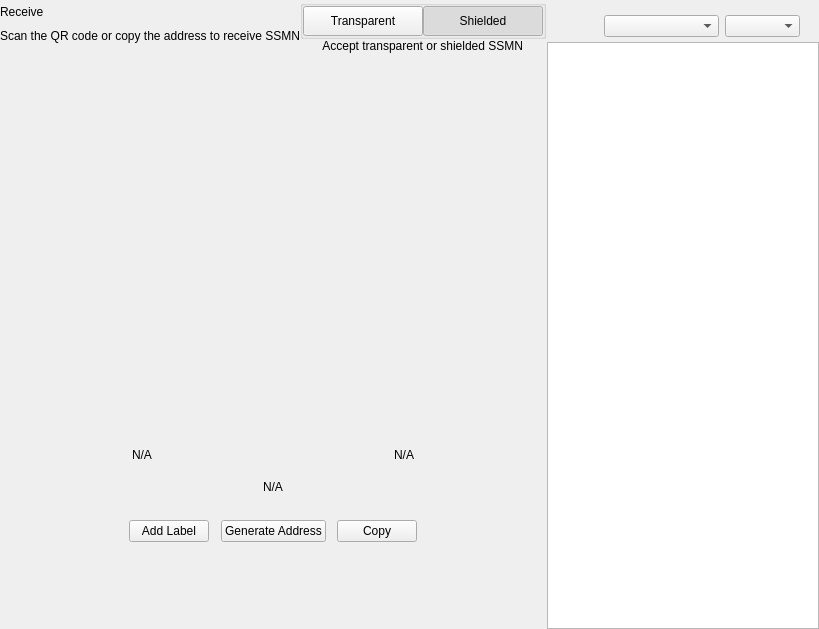
<?xml version="1.0" encoding="UTF-8"?>
<ui version="4.0">
 <class>ReceiveWidget</class>
 <widget class="QWidget" name="ReceiveWidget">
  <property name="geometry">
   <rect>
    <x>0</x>
    <y>0</y>
    <width>819</width>
    <height>629</height>
   </rect>
  </property>
  <property name="minimumSize">
   <size>
    <width>0</width>
    <height>0</height>
   </size>
  </property>
  <property name="windowTitle">
   <string>Form</string>
  </property>
  <layout class="QHBoxLayout" name="horizontalLayout_2" stretch="2,1">
   <property name="spacing">
    <number>0</number>
   </property>
   <property name="leftMargin">
    <number>0</number>
   </property>
   <property name="topMargin">
    <number>0</number>
   </property>
   <property name="rightMargin">
    <number>0</number>
   </property>
   <property name="bottomMargin">
    <number>0</number>
   </property>
   <item>
    <widget class="QWidget" name="left" native="true">
     <layout class="QVBoxLayout" name="verticalLayout_3">
      <property name="leftMargin">
       <number>0</number>
      </property>
      <property name="topMargin">
       <number>0</number>
      </property>
      <property name="rightMargin">
       <number>0</number>
      </property>
      <property name="bottomMargin">
       <number>0</number>
      </property>
      <item>
       <layout class="QVBoxLayout" name="verticalLayout_2">
        <property name="spacing">
         <number>0</number>
        </property>
        <property name="leftMargin">
         <number>0</number>
        </property>
        <item>
         <layout class="QHBoxLayout" name="horizontalLayout_3">
          <property name="spacing">
           <number>0</number>
          </property>
          <item>
           <layout class="QVBoxLayout" name="verticalLayout_4">
            <property name="spacing">
             <number>5</number>
            </property>
            <item>
             <widget class="QLabel" name="labelTitle">
              <property name="text">
               <string>Receive</string>
              </property>
             </widget>
            </item>
            <item alignment="Qt::AlignTop">
             <widget class="QLabel" name="labelSubtitle1">
              <property name="text">
               <string>Scan the QR code or copy the address to receive SSMN</string>
              </property>
             </widget>
            </item>
           </layout>
          </item>
          <item>
           <spacer name="horizontalSpacer">
            <property name="orientation">
             <enum>Qt::Horizontal</enum>
            </property>
            <property name="sizeHint" stdset="0">
             <size>
              <width>40</width>
              <height>20</height>
             </size>
            </property>
           </spacer>
          </item>
          <item>
           <widget class="QWidget" name="containerViewPrivacyChecks" native="true">
            <layout class="QVBoxLayout" name="containerPrivacyChecks">
             <property name="spacing">
              <number>0</number>
             </property>
             <property name="leftMargin">
              <number>0</number>
             </property>
             <property name="topMargin">
              <number>0</number>
             </property>
             <property name="rightMargin">
              <number>0</number>
             </property>
             <property name="bottomMargin">
              <number>0</number>
             </property>
             <item alignment="Qt::AlignHCenter|Qt::AlignVCenter">
              <widget class="QGroupBox" name="groupBox">
               <property name="title">
                <string/>
               </property>
               <layout class="QHBoxLayout" name="horizontalLayout_2_1">
                <property name="spacing">
                 <number>0</number>
                </property>
                <property name="leftMargin">
                 <number>0</number>
                </property>
                <property name="topMargin">
                 <number>0</number>
                </property>
                <property name="rightMargin">
                 <number>0</number>
                </property>
                <property name="bottomMargin">
                 <number>0</number>
                </property>
                <item>
                 <widget class="QPushButton" name="pushLeft">
                  <property name="minimumSize">
                   <size>
                    <width>120</width>
                    <height>30</height>
                   </size>
                  </property>
                  <property name="maximumSize">
                   <size>
                    <width>120</width>
                    <height>30</height>
                   </size>
                  </property>
                  <property name="focusPolicy">
                   <enum>Qt::NoFocus</enum>
                  </property>
                  <property name="text">
                   <string>Transparent</string>
                  </property>
                  <property name="checkable">
                   <bool>true</bool>
                  </property>
                  <property name="autoExclusive">
                   <bool>true</bool>
                  </property>
                 </widget>
                </item>
                <item>
                 <widget class="QPushButton" name="pushRight">
                  <property name="minimumSize">
                   <size>
                    <width>120</width>
                    <height>30</height>
                   </size>
                  </property>
                  <property name="maximumSize">
                   <size>
                    <width>120</width>
                    <height>30</height>
                   </size>
                  </property>
                  <property name="focusPolicy">
                   <enum>Qt::NoFocus</enum>
                  </property>
                  <property name="text">
                   <string>Shielded</string>
                  </property>
                  <property name="checkable">
                   <bool>true</bool>
                  </property>
                  <property name="checked">
                   <bool>true</bool>
                  </property>
                  <property name="autoExclusive">
                   <bool>true</bool>
                  </property>
                 </widget>
                </item>
               </layout>
              </widget>
             </item>
             <item alignment="Qt::AlignHCenter|Qt::AlignTop">
              <widget class="QLabel" name="labelSubtitle2">
               <property name="text">
                <string>Accept transparent or shielded SSMN</string>
               </property>
               <property name="alignment">
                <set>Qt::AlignRight|Qt::AlignTrailing|Qt::AlignVCenter</set>
               </property>
              </widget>
             </item>
            </layout>
           </widget>
          </item>
         </layout>
        </item>
        <item>
         <spacer name="verticalSpacer_2">
          <property name="orientation">
           <enum>Qt::Vertical</enum>
          </property>
          <property name="sizeType">
           <enum>QSizePolicy::Expanding</enum>
          </property>
          <property name="sizeHint" stdset="0">
           <size>
            <width>20</width>
            <height>50</height>
           </size>
          </property>
         </spacer>
        </item>
        <item alignment="Qt::AlignHCenter">
         <widget class="QWidget" name="layoutQR" native="true">
          <property name="maximumSize">
           <size>
            <width>510</width>
            <height>16777215</height>
           </size>
          </property>
          <layout class="QVBoxLayout" name="verticalLayoutQr">
           <item>
            <spacer name="verticalSpacer11">
             <property name="orientation">
              <enum>Qt::Vertical</enum>
             </property>
             <property name="sizeType">
              <enum>QSizePolicy::Fixed</enum>
             </property>
             <property name="sizeHint" stdset="0">
              <size>
               <width>20</width>
               <height>20</height>
              </size>
             </property>
            </spacer>
           </item>
           <item alignment="Qt::AlignHCenter">
            <widget class="QLabel" name="labelQrImg">
             <property name="minimumSize">
              <size>
               <width>260</width>
               <height>260</height>
              </size>
             </property>
             <property name="maximumSize">
              <size>
               <width>260</width>
               <height>260</height>
              </size>
             </property>
             <property name="text">
              <string/>
             </property>
             <property name="alignment">
              <set>Qt::AlignCenter</set>
             </property>
            </widget>
           </item>
           <item>
            <spacer name="verticalSpacer_21">
             <property name="orientation">
              <enum>Qt::Vertical</enum>
             </property>
             <property name="sizeType">
              <enum>QSizePolicy::Fixed</enum>
             </property>
             <property name="sizeHint" stdset="0">
              <size>
               <width>20</width>
               <height>30</height>
              </size>
             </property>
            </spacer>
           </item>
           <item>
            <widget class="QWidget" name="widget" native="true">
             <property name="minimumSize">
              <size>
               <width>0</width>
               <height>0</height>
              </size>
             </property>
             <layout class="QHBoxLayout" name="horizontalLayout_5">
              <item>
               <widget class="QLabel" name="labelLabel">
                <property name="text">
                 <string notr="true">N/A</string>
                </property>
               </widget>
              </item>
              <item>
               <spacer name="horizontalSpacer_2">
                <property name="orientation">
                 <enum>Qt::Horizontal</enum>
                </property>
                <property name="sizeHint" stdset="0">
                 <size>
                  <width>141</width>
                  <height>20</height>
                 </size>
                </property>
               </spacer>
              </item>
              <item>
               <widget class="QLabel" name="labelDate">
                <property name="text">
                 <string notr="true">N/A</string>
                </property>
                <property name="alignment">
                 <set>Qt::AlignRight|Qt::AlignTrailing|Qt::AlignVCenter</set>
                </property>
               </widget>
              </item>
             </layout>
            </widget>
           </item>
           <item>
            <widget class="QLabel" name="labelAddress">
             <property name="sizePolicy">
              <sizepolicy hsizetype="Expanding" vsizetype="Preferred">
               <horstretch>0</horstretch>
               <verstretch>0</verstretch>
              </sizepolicy>
             </property>
             <property name="minimumSize">
              <size>
               <width>300</width>
               <height>0</height>
              </size>
             </property>
             <property name="text">
              <string notr="true">N/A</string>
             </property>
             <property name="alignment">
              <set>Qt::AlignCenter</set>
             </property>
            </widget>
           </item>
           <item>
            <spacer name="verticalSpacer_4">
             <property name="orientation">
              <enum>Qt::Vertical</enum>
             </property>
             <property name="sizeType">
              <enum>QSizePolicy::Fixed</enum>
             </property>
             <property name="sizeHint" stdset="0">
              <size>
               <width>20</width>
               <height>20</height>
              </size>
             </property>
            </spacer>
           </item>
           <item>
            <layout class="QHBoxLayout" name="horizontalLayout_4">
             <item alignment="Qt::AlignHCenter">
              <widget class="QPushButton" name="pushButtonLabel">
               <property name="focusPolicy">
                <enum>Qt::NoFocus</enum>
               </property>
               <property name="text">
                <string>Add Label</string>
               </property>
              </widget>
             </item>
             <item alignment="Qt::AlignHCenter">
              <widget class="QPushButton" name="pushButtonNewAddress">
               <property name="focusPolicy">
                <enum>Qt::NoFocus</enum>
               </property>
               <property name="text">
                <string>Generate Address</string>
               </property>
              </widget>
             </item>
             <item alignment="Qt::AlignHCenter">
              <widget class="QPushButton" name="pushButtonCopy">
               <property name="focusPolicy">
                <enum>Qt::NoFocus</enum>
               </property>
               <property name="text">
                <string>Copy</string>
               </property>
              </widget>
             </item>
            </layout>
           </item>
           <item>
            <spacer name="verticalSpacer_3">
             <property name="orientation">
              <enum>Qt::Vertical</enum>
             </property>
             <property name="sizeType">
              <enum>QSizePolicy::Expanding</enum>
             </property>
             <property name="sizeHint" stdset="0">
              <size>
               <width>20</width>
               <height>20</height>
              </size>
             </property>
            </spacer>
           </item>
          </layout>
         </widget>
        </item>
        <item>
         <spacer name="verticalSpacer">
          <property name="orientation">
           <enum>Qt::Vertical</enum>
          </property>
          <property name="sizeHint" stdset="0">
           <size>
            <width>20</width>
            <height>40</height>
           </size>
          </property>
         </spacer>
        </item>
       </layout>
      </item>
     </layout>
    </widget>
   </item>
   <item>
    <widget class="QWidget" name="right" native="true">
     <layout class="QVBoxLayout" name="verticalLayout_5">
      <property name="spacing">
       <number>0</number>
      </property>
      <property name="leftMargin">
       <number>1</number>
      </property>
      <property name="topMargin">
       <number>0</number>
      </property>
      <property name="rightMargin">
       <number>0</number>
      </property>
      <property name="bottomMargin">
       <number>0</number>
      </property>
      <item>
       <layout class="QVBoxLayout" name="container_right">
        <property name="spacing">
         <number>0</number>
        </property>
        <property name="leftMargin">
         <number>0</number>
        </property>
        <property name="rightMargin">
         <number>0</number>
        </property>
        <item>
         <layout class="QVBoxLayout" name="verticalLayout">
          <property name="spacing">
           <number>6</number>
          </property>
          <property name="leftMargin">
           <number>19</number>
          </property>
          <property name="rightMargin">
           <number>19</number>
          </property>
          <item>
           <widget class="OptionButton" name="btnRequest" native="true"/>
          </item>
          <item>
           <widget class="OptionButton" name="btnMyAddresses" native="true">
            <property name="sizePolicy">
             <sizepolicy hsizetype="Preferred" vsizetype="Minimum">
              <horstretch>0</horstretch>
              <verstretch>0</verstretch>
             </sizepolicy>
            </property>
           </widget>
          </item>
         </layout>
        </item>
        <item>
         <widget class="QWidget" name="sortWidget" native="true">
          <layout class="QHBoxLayout" name="horizontalLayout_6">
           <property name="leftMargin">
            <number>19</number>
           </property>
           <property name="rightMargin">
            <number>19</number>
           </property>
           <property name="bottomMargin">
            <number>5</number>
           </property>
           <item>
            <spacer name="horizontalSpacer_3">
             <property name="orientation">
              <enum>Qt::Horizontal</enum>
             </property>
             <property name="sizeHint" stdset="0">
              <size>
               <width>40</width>
               <height>20</height>
              </size>
             </property>
            </spacer>
           </item>
           <item>
            <widget class="QComboBox" name="comboBoxSort">
             <property name="sizePolicy">
              <sizepolicy hsizetype="Preferred" vsizetype="Fixed">
               <horstretch>0</horstretch>
               <verstretch>0</verstretch>
              </sizepolicy>
             </property>
             <property name="minimumSize">
              <size>
               <width>115</width>
               <height>0</height>
              </size>
             </property>
            </widget>
           </item>
           <item>
            <widget class="QComboBox" name="comboBoxSortOrder">
             <property name="sizePolicy">
              <sizepolicy hsizetype="Preferred" vsizetype="Fixed">
               <horstretch>0</horstretch>
               <verstretch>0</verstretch>
              </sizepolicy>
             </property>
             <property name="minimumSize">
              <size>
               <width>75</width>
               <height>0</height>
              </size>
             </property>
            </widget>
           </item>
          </layout>
         </widget>
        </item>
        <item>
         <widget class="QListView" name="listViewAddress"/>
        </item>
       </layout>
      </item>
     </layout>
    </widget>
   </item>
  </layout>
 </widget>
 <customwidgets>
  <customwidget>
   <class>OptionButton</class>
   <extends>QWidget</extends>
   <header>qt/spectresecurity/optionbutton.h</header>
   <container>1</container>
  </customwidget>
 </customwidgets>
 <resources/>
 <connections/>
</ui>
